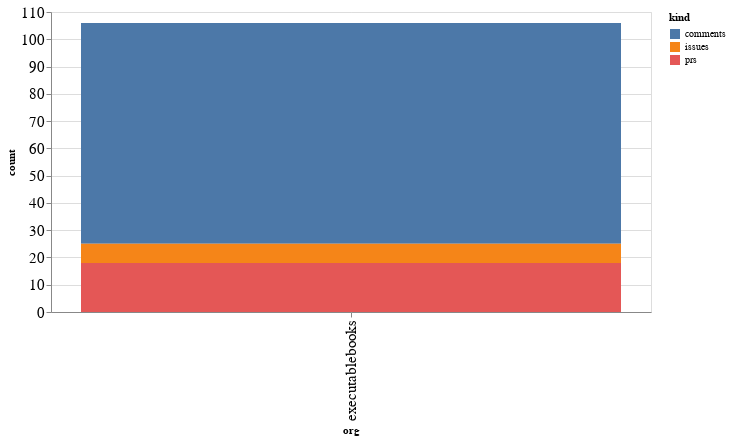

Source (notebook cell):
### Code cell
alt.Chart(org_summaries, width=600).mark_bar().encode(
    x='org',
    y='count',
    color='kind',
    tooltip="org"
)

### Figure 1 — Vega-Lite specification as saved in the notebook (floating-point values rounded to 4 significant figures)
{"config": {"axisLeft": {"labelFontSize": 15}, "axisBottom": {"labelFontSize": 15}}, "data": {"name": "data-261cb0682a9752a746180329df408d0b"}, "mark": "bar", "encoding": {"color": {"type": "nominal", "field": "kind"}, "tooltip": {"type": "nominal", "field": "org"}, "x": {"type": "nominal", "field": "org"}, "y": {"type": "quantitative", "field": "count"}}, "width": 600, "$schema": "https://vega.github.io/schema/vega-lite/v4.8.1.json", "datasets": {"data-261cb0682a9752a746180329df408d0b": [{"org": "executablebooks", "kind": "comments", "count": 81}, {"org": "executablebooks", "kind": "issues", "count": 7}, {"org": "executablebooks", "kind": "prs", "count": 18}]}}
